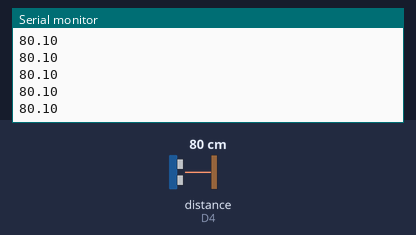
Simulated run of this sketch. Board: ESP8266 (NodeMCU). Shown: the last lines printed to the serial monitor. Wiring (inferred from the names in the program): ultrasonic range finder: trigger D3; echo D4. The test bench sets the inputs (shaded band); at power-on: distance to the obstacle (sensor on D4) 80 cm. The echo pulse lasts 58.3 µs per cm.

Above: at 1.2 s.
1.3 s: distance to the obstacle (sensor on D4) set to 2 cm
At 2.4 s:
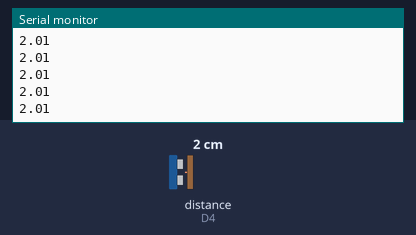
2.8 s: distance to the obstacle (sensor on D4) set to 4 cm
At 3.9 s:
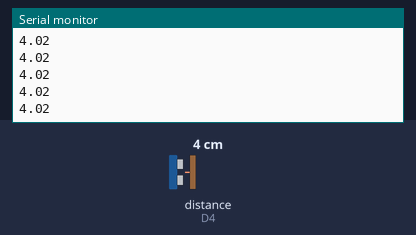
Timing chart, 0 to 5.8 s (numbered marks = the images above; inputs shaded):
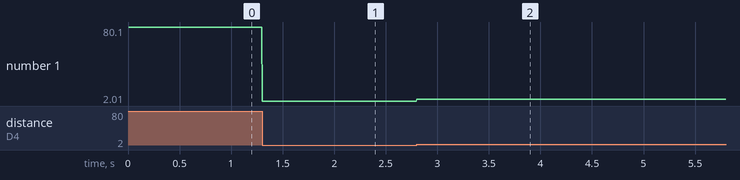

Measured:
- after the input at 1.3 s, the serial monitor: prints a new line at once (image 1)
- after the input at 2.8 s, the serial monitor: prints a new line at once (image 2)
- plotted number 1: 80.1 → 2.01 after the input at 1.3 s, 2.01 → 4.02 after the input at 2.8 s

The sketch:

ultrasonic_sensor.ino
```cpp
//  #define TRIGPIN  D3
// #define ECHOPIN  D4

// //define sound velocity in cm/uS
// #define SOUND_VELOCITY 0.034
// #define CM_TO_INCH 0.393701

// float duration;
// float distanceCm;
// float distanceInch;

// void setup() {
//   Serial.begin(115200); // Starts the serial communication
//   pinMode(TRIGPIN, OUTPUT); // Sets the trigPin as an Output
//   pinMode(ECHOPIN, INPUT); // Sets the echoPin as an Input
// }

// void loop() {
//   // Clears the trigPin
//   digitalWrite(TRIGPIN, LOW);
//   delayMicroseconds(2);
//   // Sets the trigPin on HIGH state for 10 micro seconds
//   digitalWrite(TRIGPIN, HIGH);
//   delayMicroseconds(10);
//   digitalWrite(TRIGPIN, LOW);

//   // Reads the echoPin, returns the sound wave travel time in microseconds
//   duration = pulseIn(ECHOPIN, HIGH);

//   // Calculate the distance
//   distanceCm = duration * SOUND_VELOCITY/2;

//   // Convert to inches
//   distanceInch = distanceCm * CM_TO_INCH;

//   // Prints the distance on the Serial Monitor
//   Serial.print("Distance (cm): ");
//   Serial.println(distanceCm);
//   Serial.print("Distance (inch): ");
//   Serial.println(distanceInch);

//   delay(1000);
// }


#include <ESP8266WiFi.h>  // node library
#define TRIGPIN D3  //digital pin  3 of node connected to trig pin of ultrasonic
#define ECHOPIN D4   // digital pin 4 of node connected to  echo pin of ultrasonic


#define PUMPPIN  D1

int empty_tank=10; //10 cm for  empty tank

int full_tank=3;  //15-3= 12cm for full tank


void setup()
{


  pinMode(TRIGPIN,OUTPUT);
   pinMode(ECHOPIN,INPUT);


Serial.begin(9600);


 }


 void loop(){

  float  distance, duration;

  /* in ultrasonic sensor we have to set the trig pin high for 10 micro seconds
   so first we will put trig pin low for 2 micro seconds and then put it high for 10 micro seconds*/

digitalWrite(TRIGPIN,LOW);
delayMicroseconds(2);
digitalWrite(TRIGPIN,HIGH);
delayMicroseconds(10);
digitalWrite(TRIGPIN,LOW);
delayMicroseconds(2);


duration=pulseIn(ECHOPIN,HIGH);  //it means the pulse function will get total duration time of echo pin


// speed of sound on room temp=343.5 m/s
//speed of temp at room temp=0.03435 cm/microsec

// total distance=total duration*0.03435  this is the total distance of sound wave from going to object and then return back to sensor

// so to find only distance of object from sensor we have to  divide the duration by 2


// distance from sensor to object=(total duration/2)*0.03435


//distance=duration*340/20000;

distance=(duration/2)*0.03435;  //now this is only distance from object to sensor

Serial.println(distance);

// if(distance>=empty_tank )

// {

// digitalWrite(PUMPPIN, HIGH); //PUMP  GETS TURN OFF


// Serial.println("PUMP  GETS TURN OFF ");


// }

// else {
// digitalWrite(PUMPPIN,LOW);  //pump gets turn on


// Serial.println("PUMP  GETS TURN on ");
// }

 }


  
```
